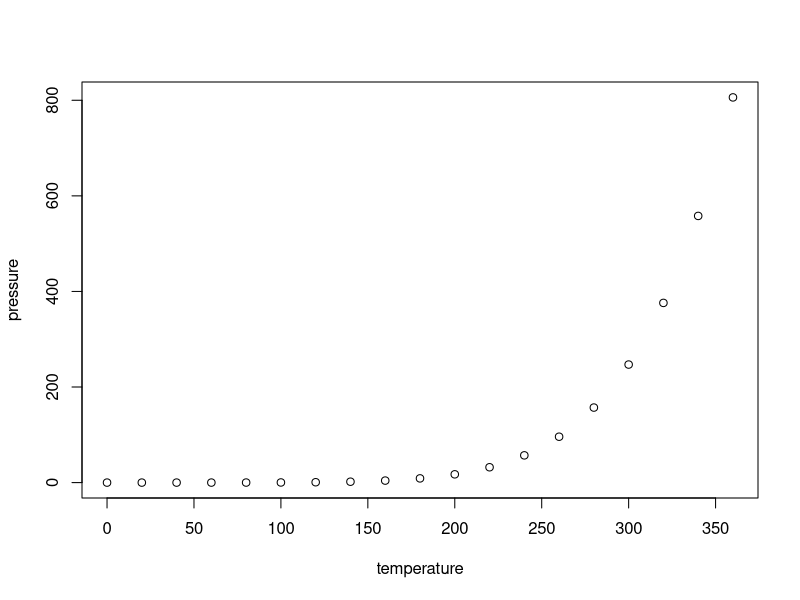
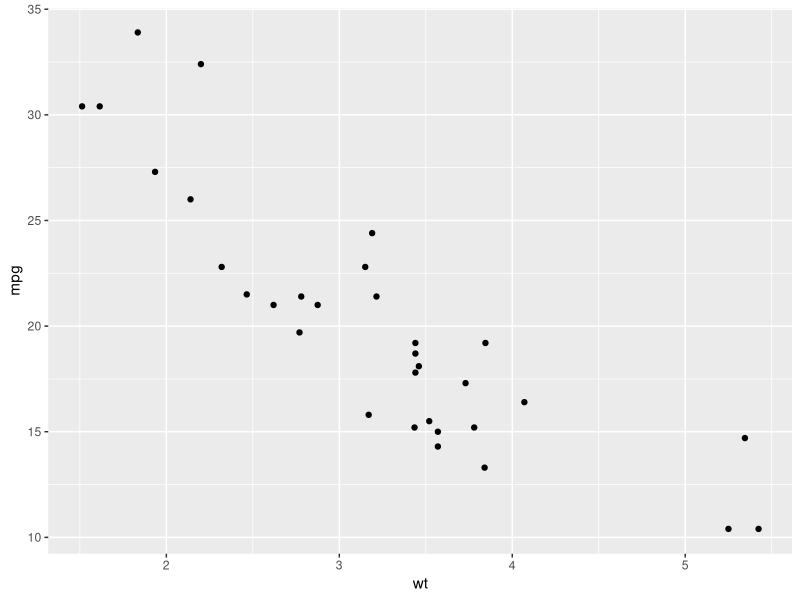
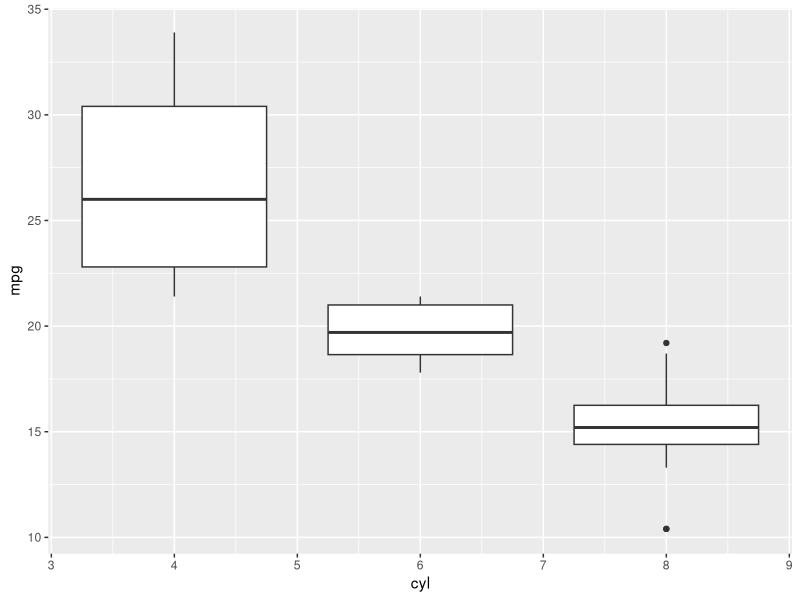
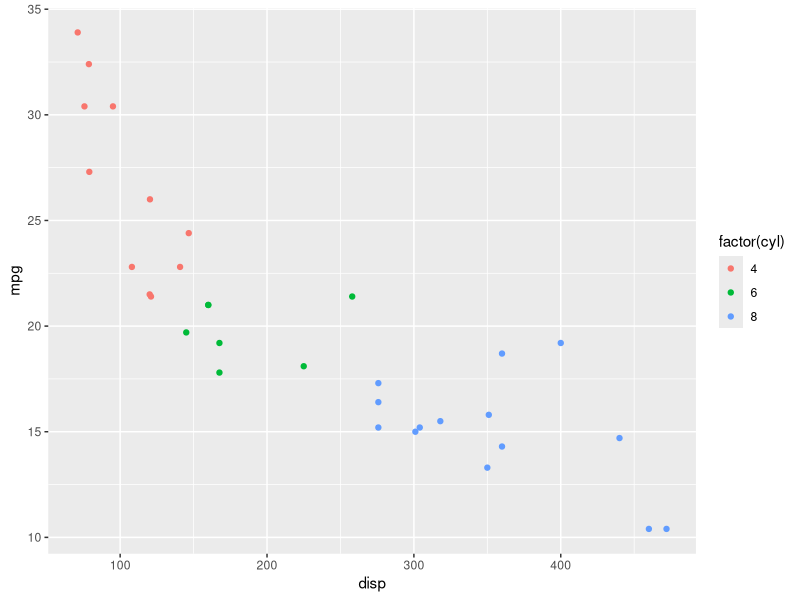

The R script that drew these images, in order:
## ---- chunk 1
knitr::opts_chunk$set(echo = TRUE, fig.width = 3, fig.height= 2.5, fig.align = "center")
## ---- chunk 2
library(ggplot2)
library(knitr)

## ---- chunk 3
plot(pressure)
## ---- chunk 4
ggplot(mtcars, aes(wt, mpg))+ geom_point()
## ---- chunk 5
ggplot(mtcars, aes(cyl, mpg))+ geom_boxplot(aes(group=cyl))
## ---- chunk 6
ggplot(mtcars, aes(disp, mpg))+ geom_point(aes(color=factor(cyl)))

## ---- chunk 7
kable(head(mtcars[, 1:5]), 
      caption = "<a name=tab:mtcars>Table 1: This is the 'mtcars' `kable` table</a>")
      
## ---- chunk 8
kable(summary(cars), 
      caption = "<a name=tab:mtcars>Table 2: This is the 'cars' `kable` table</a>")
